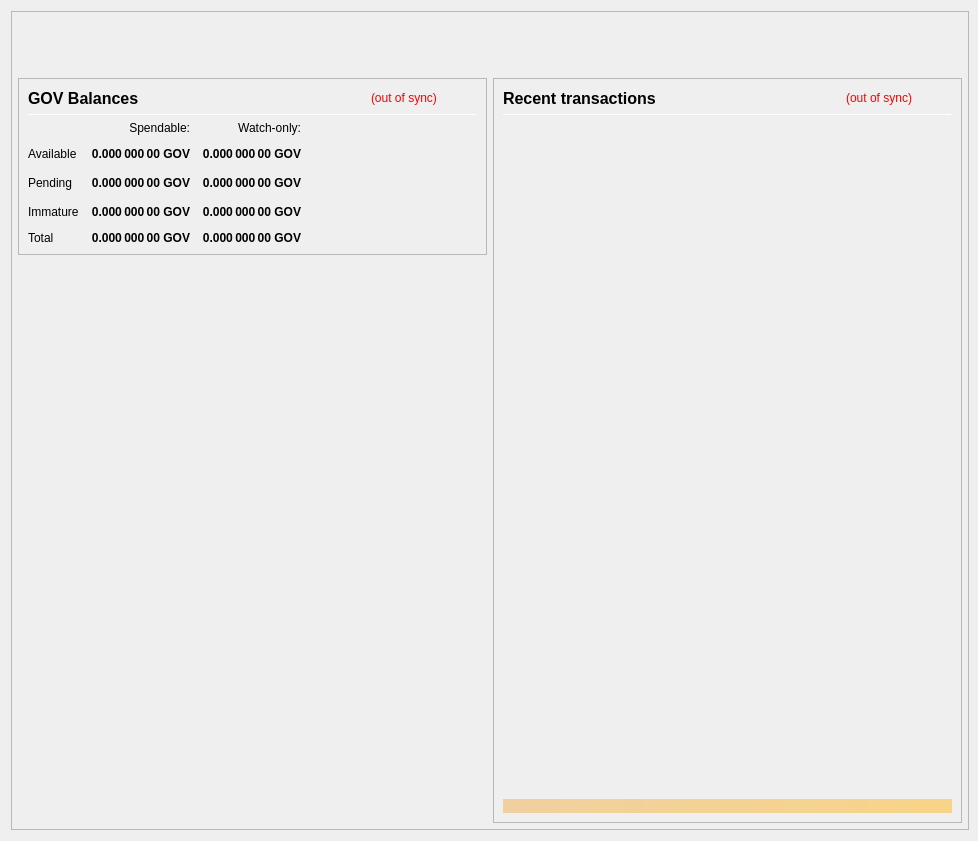
<?xml version="1.0" encoding="UTF-8"?>
<ui version="4.0">
 <class>OverviewPage</class>
 <widget class="QWidget" name="OverviewPage">
  <property name="geometry">
   <rect>
    <x>0</x>
    <y>0</y>
    <width>978</width>
    <height>841</height>
   </rect>
  </property>
  <property name="minimumSize">
   <size>
    <width>960</width>
    <height>682</height>
   </size>
  </property>
  <property name="font">
   <font>
    <weight>50</weight>
    <bold>false</bold>
   </font>
  </property>
  <property name="windowTitle">
   <string>Form</string>
  </property>
  <layout class="QVBoxLayout" name="topLayout" stretch="0">
   <property name="rightMargin">
    <number>9</number>
   </property>
   <item>
    <widget class="QFrame" name="frame_BG">
     <property name="minimumSize">
      <size>
       <width>850</width>
       <height>610</height>
      </size>
     </property>
     <property name="maximumSize">
      <size>
       <width>16777215</width>
       <height>16777215</height>
      </size>
     </property>
     <property name="frameShape">
      <enum>QFrame::StyledPanel</enum>
     </property>
     <property name="frameShadow">
      <enum>QFrame::Raised</enum>
     </property>
     <layout class="QVBoxLayout" name="verticalLayout_3" stretch="0">
      <property name="leftMargin">
       <number>0</number>
      </property>
      <property name="topMargin">
       <number>0</number>
      </property>
      <property name="rightMargin">
       <number>0</number>
      </property>
      <property name="bottomMargin">
       <number>6</number>
      </property>
      <item>
       <layout class="QVBoxLayout" name="verticalLayout_Master" stretch="0,1">
        <property name="leftMargin">
         <number>0</number>
        </property>
        <property name="topMargin">
         <number>0</number>
        </property>
        <property name="rightMargin">
         <number>0</number>
        </property>
        <property name="bottomMargin">
         <number>0</number>
        </property>
        <item>
         <widget class="QFrame" name="frame_Header">
          <layout class="QVBoxLayout" name="verticalLayout_Header" stretch="0">
           <property name="leftMargin">
            <number>0</number>
           </property>
           <property name="topMargin">
            <number>0</number>
           </property>
           <property name="rightMargin">
            <number>0</number>
           </property>
           <property name="bottomMargin">
            <number>0</number>
           </property>
           <item>
            <layout class="QHBoxLayout" name="horizontalLayout_Header" stretch="1,0">
             <property name="spacing">
              <number>6</number>
             </property>
             <item>
              <spacer name="horizontalSpacer_Header">
               <property name="orientation">
                <enum>Qt::Horizontal</enum>
               </property>
               <property name="sizeHint" stdset="0">
                <size>
                 <width>40</width>
                 <height>20</height>
                </size>
               </property>
              </spacer>
             </item>
             <item>
              <widget class="QLabel" name="labelOverviewHeaderRight">
               <property name="minimumSize">
                <size>
                 <width>464</width>
                 <height>60</height>
                </size>
               </property>
               <property name="maximumSize">
                <size>
                 <width>16777215</width>
                 <height>60</height>
                </size>
               </property>
               <property name="font">
                <font>
                 <pointsize>14</pointsize>
                </font>
               </property>
               <property name="text">
                <string/>
               </property>
               <property name="alignment">
                <set>Qt::AlignRight|Qt::AlignTrailing|Qt::AlignVCenter</set>
               </property>
              </widget>
             </item>
            </layout>
           </item>
          </layout>
         </widget>
        </item>
        <item>
         <widget class="QFrame" name="frame_Content">
          <layout class="QVBoxLayout" name="verticalLayout_Content">
           <property name="leftMargin">
            <number>6</number>
           </property>
           <property name="topMargin">
            <number>0</number>
           </property>
           <property name="rightMargin">
            <number>6</number>
           </property>
           <property name="bottomMargin">
            <number>0</number>
           </property>
           <item>
            <layout class="QHBoxLayout" name="horizontalLayout_Content" stretch="1,1">
             <property name="spacing">
              <number>6</number>
             </property>
             <item>
              <layout class="QVBoxLayout" name="verticalLayout_left" stretch="0,0">
               <item>
                <widget class="QFrame" name="frameBalances">
                 <property name="frameShape">
                  <enum>QFrame::StyledPanel</enum>
                 </property>
                 <property name="frameShadow">
                  <enum>QFrame::Raised</enum>
                 </property>
                 <layout class="QVBoxLayout" name="verticalLayout_4">
                  <item>
                   <layout class="QHBoxLayout" name="hlBalancesHeader" stretch="2,0,0">
                    <property name="spacing">
                     <number>6</number>
                    </property>
                    <item>
                     <widget class="QLabel" name="labelBalances">
                      <property name="minimumSize">
                       <size>
                        <width>0</width>
                        <height>0</height>
                       </size>
                      </property>
                      <property name="font">
                       <font>
                        <pointsize>12</pointsize>
                        <weight>75</weight>
                        <bold>true</bold>
                       </font>
                      </property>
                      <property name="text">
                       <string>GOV Balances</string>
                      </property>
                     </widget>
                    </item>
                    <item>
                     <widget class="QLabel" name="labelWalletStatus">
                      <property name="cursor">
                       <cursorShape>WhatsThisCursor</cursorShape>
                      </property>
                      <property name="toolTip">
                       <string>The displayed information may be out of date. Your wallet automatically synchronizes with the GOV network after a connection is established, but this process has not completed yet.</string>
                      </property>
                      <property name="styleSheet">
                       <string notr="true">QLabel { color: red; }</string>
                      </property>
                      <property name="text">
                       <string notr="true">(out of sync)</string>
                      </property>
                      <property name="alignment">
                       <set>Qt::AlignLeading|Qt::AlignLeft|Qt::AlignVCenter</set>
                      </property>
                     </widget>
                    </item>
                    <item>
                     <spacer name="hsBalancesHeader">
                      <property name="orientation">
                       <enum>Qt::Horizontal</enum>
                      </property>
                      <property name="sizeHint" stdset="0">
                       <size>
                        <width>40</width>
                        <height>20</height>
                       </size>
                      </property>
                     </spacer>
                    </item>
                   </layout>
                  </item>
                  <item>
                   <widget class="Line" name="lineBalances">
                    <property name="minimumSize">
                     <size>
                      <width>0</width>
                      <height>1</height>
                     </size>
                    </property>
                    <property name="maximumSize">
                     <size>
                      <width>16777215</width>
                      <height>1</height>
                     </size>
                    </property>
                    <property name="orientation">
                     <enum>Qt::Horizontal</enum>
                    </property>
                   </widget>
                  </item>
                  <item>
                   <layout class="QGridLayout" name="gridLayout">
                    <property name="spacing">
                     <number>12</number>
                    </property>
                    <item row="2" column="2">
                     <widget class="QLabel" name="labelWatchPending">
                      <property name="font">
                       <font>
                        <weight>75</weight>
                        <bold>true</bold>
                       </font>
                      </property>
                      <property name="cursor">
                       <cursorShape>ArrowCursor</cursorShape>
                      </property>
                      <property name="toolTip">
                       <string>Unconfirmed transactions to watch-only addresses</string>
                      </property>
                      <property name="text">
                       <string notr="true">0.000 000 00 GOV</string>
                      </property>
                      <property name="alignment">
                       <set>Qt::AlignRight|Qt::AlignTrailing|Qt::AlignVCenter</set>
                      </property>
                      <property name="textInteractionFlags">
                       <set>Qt::NoTextInteraction</set>
                      </property>
                     </widget>
                    </item>
                    <item row="2" column="1">
                     <widget class="QLabel" name="labelUnconfirmed">
                      <property name="font">
                       <font>
                        <weight>75</weight>
                        <bold>true</bold>
                       </font>
                      </property>
                      <property name="cursor">
                       <cursorShape>ArrowCursor</cursorShape>
                      </property>
                      <property name="toolTip">
                       <string>Total of transactions that have yet to be confirmed, and do not yet count toward the spendable balance</string>
                      </property>
                      <property name="text">
                       <string notr="true">0.000 000 00 GOV</string>
                      </property>
                      <property name="alignment">
                       <set>Qt::AlignRight|Qt::AlignTrailing|Qt::AlignVCenter</set>
                      </property>
                      <property name="textInteractionFlags">
                       <set>Qt::NoTextInteraction</set>
                      </property>
                     </widget>
                    </item>
                    <item row="3" column="2">
                     <widget class="QLabel" name="labelWatchImmature">
                      <property name="font">
                       <font>
                        <weight>75</weight>
                        <bold>true</bold>
                       </font>
                      </property>
                      <property name="cursor">
                       <cursorShape>ArrowCursor</cursorShape>
                      </property>
                      <property name="toolTip">
                       <string>Staked or masternode rewards in watch-only addresses that has not yet matured</string>
                      </property>
                      <property name="text">
                       <string notr="true">0.000 000 00 GOV</string>
                      </property>
                      <property name="alignment">
                       <set>Qt::AlignRight|Qt::AlignTrailing|Qt::AlignVCenter</set>
                      </property>
                      <property name="textInteractionFlags">
                       <set>Qt::NoTextInteraction</set>
                      </property>
                     </widget>
                    </item>
                    <item row="4" column="0">
                     <widget class="QLabel" name="labelTotalText">
                      <property name="text">
                       <string>Total</string>
                      </property>
                      <property name="textInteractionFlags">
                       <set>Qt::NoTextInteraction</set>
                      </property>
                     </widget>
                    </item>
                    <item row="3" column="1">
                     <widget class="QLabel" name="labelImmature">
                      <property name="font">
                       <font>
                        <weight>75</weight>
                        <bold>true</bold>
                       </font>
                      </property>
                      <property name="cursor">
                       <cursorShape>ArrowCursor</cursorShape>
                      </property>
                      <property name="toolTip">
                       <string>Staked or masternode rewards that has not yet matured</string>
                      </property>
                      <property name="text">
                       <string notr="true">0.000 000 00 GOV</string>
                      </property>
                      <property name="alignment">
                       <set>Qt::AlignRight|Qt::AlignTrailing|Qt::AlignVCenter</set>
                      </property>
                      <property name="textInteractionFlags">
                       <set>Qt::NoTextInteraction</set>
                      </property>
                     </widget>
                    </item>
                    <item row="2" column="3">
                     <spacer name="hsBalances">
                      <property name="orientation">
                       <enum>Qt::Horizontal</enum>
                      </property>
                      <property name="sizeHint" stdset="0">
                       <size>
                        <width>40</width>
                        <height>20</height>
                       </size>
                      </property>
                     </spacer>
                    </item>
                    <item row="3" column="0">
                     <widget class="QLabel" name="labelImmatureText">
                      <property name="text">
                       <string>Immature</string>
                      </property>
                      <property name="textInteractionFlags">
                       <set>Qt::NoTextInteraction</set>
                      </property>
                     </widget>
                    </item>
                    <item row="4" column="1">
                     <widget class="QLabel" name="labelTotal">
                      <property name="font">
                       <font>
                        <weight>75</weight>
                        <bold>true</bold>
                       </font>
                      </property>
                      <property name="cursor">
                       <cursorShape>ArrowCursor</cursorShape>
                      </property>
                      <property name="toolTip">
                       <string>Your current total balance</string>
                      </property>
                      <property name="text">
                       <string notr="true">0.000 000 00 GOV</string>
                      </property>
                      <property name="alignment">
                       <set>Qt::AlignRight|Qt::AlignTrailing|Qt::AlignVCenter</set>
                      </property>
                      <property name="textInteractionFlags">
                       <set>Qt::NoTextInteraction</set>
                      </property>
                     </widget>
                    </item>
                    <item row="4" column="2">
                     <widget class="QLabel" name="labelWatchTotal">
                      <property name="font">
                       <font>
                        <weight>75</weight>
                        <bold>true</bold>
                       </font>
                      </property>
                      <property name="cursor">
                       <cursorShape>ArrowCursor</cursorShape>
                      </property>
                      <property name="toolTip">
                       <string>Current total balance in watch-only addresses</string>
                      </property>
                      <property name="text">
                       <string notr="true">0.000 000 00 GOV</string>
                      </property>
                      <property name="alignment">
                       <set>Qt::AlignRight|Qt::AlignTrailing|Qt::AlignVCenter</set>
                      </property>
                      <property name="textInteractionFlags">
                       <set>Qt::NoTextInteraction</set>
                      </property>
                     </widget>
                    </item>
                    <item row="0" column="2">
                     <widget class="QLabel" name="labelWatchonly">
                      <property name="text">
                       <string>Watch-only:</string>
                      </property>
                      <property name="alignment">
                       <set>Qt::AlignRight|Qt::AlignTrailing|Qt::AlignVCenter</set>
                      </property>
                     </widget>
                    </item>
                    <item row="1" column="0">
                     <widget class="QLabel" name="labelBalanceText">
                      <property name="text">
                       <string>Available</string>
                      </property>
                      <property name="textInteractionFlags">
                       <set>Qt::NoTextInteraction</set>
                      </property>
                     </widget>
                    </item>
                    <item row="1" column="1">
                     <widget class="QLabel" name="labelBalance">
                      <property name="font">
                       <font>
                        <weight>75</weight>
                        <bold>true</bold>
                       </font>
                      </property>
                      <property name="cursor">
                       <cursorShape>ArrowCursor</cursorShape>
                      </property>
                      <property name="toolTip">
                       <string>Your current spendable balance</string>
                      </property>
                      <property name="text">
                       <string notr="true">0.000 000 00 GOV</string>
                      </property>
                      <property name="alignment">
                       <set>Qt::AlignRight|Qt::AlignTrailing|Qt::AlignVCenter</set>
                      </property>
                      <property name="textInteractionFlags">
                       <set>Qt::NoTextInteraction</set>
                      </property>
                     </widget>
                    </item>
                    <item row="1" column="2">
                     <widget class="QLabel" name="labelWatchAvailable">
                      <property name="font">
                       <font>
                        <weight>75</weight>
                        <bold>true</bold>
                       </font>
                      </property>
                      <property name="cursor">
                       <cursorShape>ArrowCursor</cursorShape>
                      </property>
                      <property name="toolTip">
                       <string>Your current balance in watch-only addresses</string>
                      </property>
                      <property name="text">
                       <string notr="true">0.000 000 00 GOV</string>
                      </property>
                      <property name="alignment">
                       <set>Qt::AlignRight|Qt::AlignTrailing|Qt::AlignVCenter</set>
                      </property>
                      <property name="textInteractionFlags">
                       <set>Qt::NoTextInteraction</set>
                      </property>
                     </widget>
                    </item>
                    <item row="2" column="0">
                     <widget class="QLabel" name="labelPendingText">
                      <property name="text">
                       <string>Pending</string>
                      </property>
                      <property name="textInteractionFlags">
                       <set>Qt::NoTextInteraction</set>
                      </property>
                     </widget>
                    </item>
                    <item row="0" column="1">
                     <widget class="QLabel" name="labelSpendable">
                      <property name="text">
                       <string>Spendable:</string>
                      </property>
                      <property name="alignment">
                       <set>Qt::AlignRight|Qt::AlignTrailing|Qt::AlignVCenter</set>
                      </property>
                     </widget>
                    </item>
                   </layout>
                  </item>
                 </layout>
                </widget>
               </item>
               <item>
                <spacer name="verticalSpacer">
                 <property name="orientation">
                  <enum>Qt::Vertical</enum>
                 </property>
                 <property name="sizeHint" stdset="0">
                  <size>
                   <width>20</width>
                   <height>40</height>
                  </size>
                 </property>
                </spacer>
               </item>
              </layout>
             </item>
             <item>
              <layout class="QVBoxLayout" name="verticalLayout_right" stretch="1">
               <item>
                <widget class="QFrame" name="frame_RecentTransactions">
                 <property name="minimumSize">
                  <size>
                   <width>0</width>
                   <height>0</height>
                  </size>
                 </property>
                 <property name="frameShape">
                  <enum>QFrame::StyledPanel</enum>
                 </property>
                 <property name="frameShadow">
                  <enum>QFrame::Raised</enum>
                 </property>
                 <layout class="QVBoxLayout" name="verticalLayout_1" stretch="0,0,0,0,0">
                  <item>
                   <layout class="QHBoxLayout" name="horizontalLayout_2" stretch="2,0,0">
                    <property name="spacing">
                     <number>3</number>
                    </property>
                    <item>
                     <widget class="QLabel" name="label_4">
                      <property name="minimumSize">
                       <size>
                        <width>0</width>
                        <height>20</height>
                       </size>
                      </property>
                      <property name="font">
                       <font>
                        <pointsize>12</pointsize>
                        <weight>75</weight>
                        <bold>true</bold>
                       </font>
                      </property>
                      <property name="text">
                       <string>Recent transactions</string>
                      </property>
                     </widget>
                    </item>
                    <item>
                     <widget class="QLabel" name="labelTransactionsStatus">
                      <property name="cursor">
                       <cursorShape>WhatsThisCursor</cursorShape>
                      </property>
                      <property name="toolTip">
                       <string>The displayed information may be out of date. Your wallet automatically synchronizes with the GOV network after a connection is established, but this process has not completed yet.</string>
                      </property>
                      <property name="styleSheet">
                       <string notr="true">QLabel { color: red; }</string>
                      </property>
                      <property name="text">
                       <string notr="true">(out of sync)</string>
                      </property>
                      <property name="alignment">
                       <set>Qt::AlignRight|Qt::AlignTrailing|Qt::AlignVCenter</set>
                      </property>
                     </widget>
                    </item>
                    <item>
                     <spacer name="horizontalSpacer">
                      <property name="orientation">
                       <enum>Qt::Horizontal</enum>
                      </property>
                      <property name="sizeHint" stdset="0">
                       <size>
                        <width>40</width>
                        <height>20</height>
                       </size>
                      </property>
                     </spacer>
                    </item>
                   </layout>
                  </item>
                  <item>
                   <widget class="Line" name="line">
                    <property name="minimumSize">
                     <size>
                      <width>0</width>
                      <height>1</height>
                     </size>
                    </property>
                    <property name="maximumSize">
                     <size>
                      <width>16777215</width>
                      <height>1</height>
                     </size>
                    </property>
                    <property name="orientation">
                     <enum>Qt::Horizontal</enum>
                    </property>
                   </widget>
                  </item>
                  <item>
                   <widget class="QListView" name="listTransactions">
                    <property name="minimumSize">
                     <size>
                      <width>0</width>
                      <height>0</height>
                     </size>
                    </property>
                    <property name="styleSheet">
                     <string notr="true">QListView { background: transparent; }</string>
                    </property>
                    <property name="frameShape">
                     <enum>QFrame::NoFrame</enum>
                    </property>
                    <property name="verticalScrollBarPolicy">
                     <enum>Qt::ScrollBarAlwaysOff</enum>
                    </property>
                    <property name="horizontalScrollBarPolicy">
                     <enum>Qt::ScrollBarAlwaysOff</enum>
                    </property>
                    <property name="selectionMode">
                     <enum>QAbstractItemView::NoSelection</enum>
                    </property>
                   </widget>
                  </item>
                  <item>
                   <spacer name="verticalSpacer_2">
                    <property name="orientation">
                     <enum>Qt::Vertical</enum>
                    </property>
                    <property name="sizeType">
                     <enum>QSizePolicy::Expanding</enum>
                    </property>
                    <property name="sizeHint" stdset="0">
                     <size>
                      <width>20</width>
                      <height>40</height>
                     </size>
                    </property>
                   </spacer>
                  </item>
                  <item>
                   <widget class="QLabel" name="labelAlerts">
                    <property name="maximumSize">
                     <size>
                      <width>16777215</width>
                      <height>16777215</height>
                     </size>
                    </property>
                    <property name="styleSheet">
                     <string notr="true">background-color: qlineargradient(x1: 0, y1: 0, x2: 1, y2: 0, stop:0 #F0D0A0, stop:1 #F8D488); color:#000000;</string>
                    </property>
                    <property name="text">
                     <string/>
                    </property>
                    <property name="wordWrap">
                     <bool>true</bool>
                    </property>
                    <property name="margin">
                     <number>3</number>
                    </property>
                   </widget>
                  </item>
                 </layout>
                </widget>
               </item>
              </layout>
             </item>
            </layout>
           </item>
          </layout>
         </widget>
        </item>
       </layout>
      </item>
     </layout>
    </widget>
   </item>
  </layout>
 </widget>
 <resources/>
 <connections/>
</ui>
